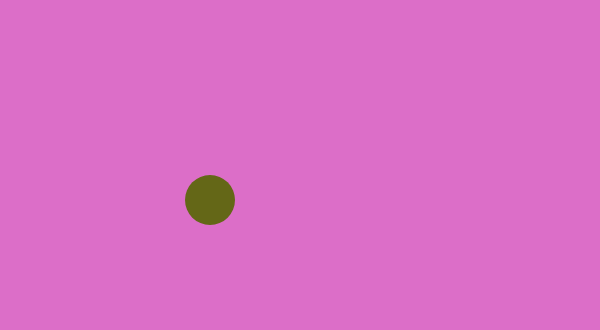
Frame 1 (no input)
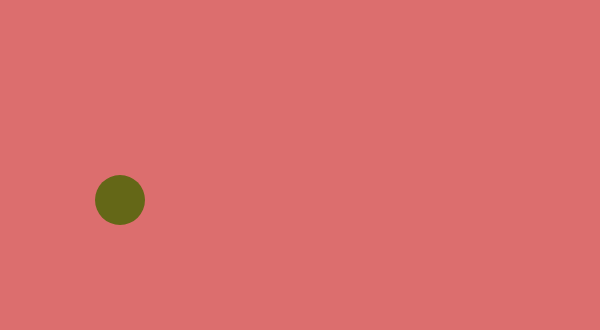
Frame 60 (no input)
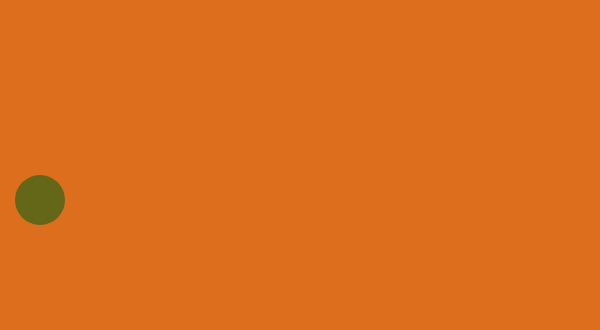
Frame 120 (the mouse pressed at the canvas centre since frame 60)

The p5.js sketch that drew these frames (run headless with seeded random() and noise() and a simulated clock; from frame 60 on, the mouse is pressed at the canvas centre):

// p5.js sketch
// ── sketch.js
let x=200;
let sW=50;

function setup() {
  createCanvas(600, 330);
  strokeWeight(sW);
  stroke(100,103,23);

}

function draw() {
 background(220,110,x);
  x=x+10;
  if(x>width+sW/2){
    x=-sW;
}
    point(x,200);
  
}
